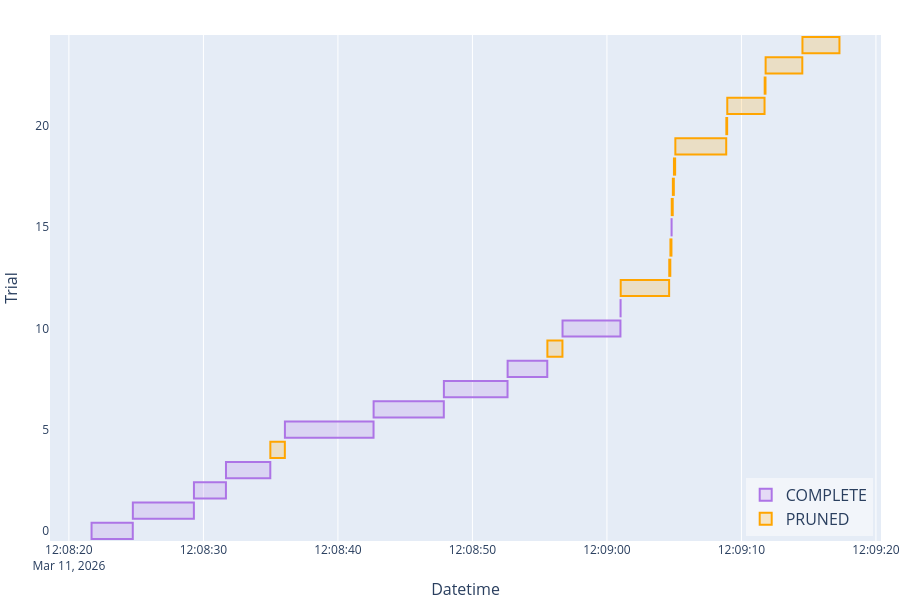

Write notebook code for a chart like this one.
### Code cell
experionml.plot_timeline()

### Figure 1 — Plotly figure (JSON) as saved in the notebook; plotly's stock layout.template omitted (floating-point values rounded to 4 significant figures)
{"data": [{"base": ["2026-03-11T12:08:21.683901", "2026-03-11T12:08:24.753359", "2026-03-11T12:08:29.296099", "2026-03-11T12:08:31.678461", "2026-03-11T12:08:36.059004", "2026-03-11T12:08:42.653714", "2026-03-11T12:08:47.877727", "2026-03-11T12:08:52.616495", "2026-03-11T12:08:56.699207", "2026-03-11T12:09:01.012145", "2026-03-11T12:09:04.805084"], "hovertemplate": "%{text}<extra>SGD</extra>", "marker": {"color": "rgba(173, 116, 230, 0.2)", "line": {"color": "rgb(173, 116, 230)", "width": 2}}, "name": "COMPLETE", "orientation": "h", "showlegend": true, "text": ["Trial: 0<br>f1: 0.9557522123893806Parâmetros:<br> --> penalty: l1<br> --> max_iter: 650", "Trial: 1<br>f1: 0.9649122807017544Parâmetros:<br> --> penalty: elasticnet<br> --> max_iter: 1050", "Trial: 2<br>f1: 0.9649122807017544Parâmetros:<br> --> penalty: elasticnet<br> --> max_iter: 500", "Trial: 3<br>f1: 0.9649122807017544Parâmetros:<br> --> penalty: None<br> --> max_iter: 700", "Trial: 5<br>f1: 0.9649122807017544Parâmetros:<br> --> penalty: None<br> --> max_iter: 1400", "Trial: 6<br>f1: 0.9649122807017544Parâmetros:<br> --> penalty: l2<br> --> max_iter: 1200", "Trial: 7<br>f1: 0.9649122807017544Parâmetros:<br> --> penalty: l2<br> --> max_iter: 1250", "Trial: 8<br>f1: 0.9649122807017544Parâmetros:<br> --> penalty: None<br> --> max_iter: 600", "Trial: 10<br>f1: 0.9739130434782609Parâmetros:<br> --> penalty: elasticnet<br> --> max_iter: 900", "Trial: 11<br>f1: 0.9739130434782609Parâmetros:<br> --> penalty: elasticnet<br> --> max_iter: 900", "Trial: 15<br>f1: 0.9649122807017544Parâmetros:<br> --> penalty: elasticnet<br> --> max_iter: 1050"], "textposition": "none", "type": "bar", "x": [3066.0, 4539.0, 2378.0, 3294.0, 6589.0, 5219.0, 4732.0, 2949.0, 4305.0, 3.098, 3.312], "xaxis": "x", "y": [0, 1, 2, 3, 5, 6, 7, 8, 10, 11, 15], "yaxis": "y"}, {"base": ["2026-03-11T12:08:34.976252", "2026-03-11T12:08:55.572829", "2026-03-11T12:09:01.023159", "2026-03-11T12:09:04.633658", "2026-03-11T12:09:04.720856", "2026-03-11T12:09:04.818017", "2026-03-11T12:09:04.901211", "2026-03-11T12:09:04.982272", "2026-03-11T12:09:05.086265", "2026-03-11T12:09:08.877893", "2026-03-11T12:09:08.947360", "2026-03-11T12:09:11.727409", "2026-03-11T12:09:11.797342", "2026-03-11T12:09:14.535632"], "hovertemplate": "%{text}<extra>SGD</extra>", "marker": {"color": "rgba(255, 165, 0, 0.2)", "line": {"color": "rgb(255, 165, 0)", "width": 2}}, "name": "PRUNED", "orientation": "h", "showlegend": true, "text": ["Trial: 4<br>f1: 0.9557522123893806Parâmetros:<br> --> penalty: l1<br> --> max_iter: 1400", "Trial: 9<br>f1: 0.9557522123893806Parâmetros:<br> --> penalty: l1<br> --> max_iter: 600", "Trial: 12<br>f1: 0.9649122807017544Parâmetros:<br> --> penalty: elasticnet<br> --> max_iter: 850", "Trial: 13<br>f1: 0.9649122807017544Parâmetros:<br> --> penalty: elasticnet<br> --> max_iter: 950", "Trial: 14<br>f1: 0.9649122807017544Parâmetros:<br> --> penalty: elasticnet<br> --> max_iter: 850", "Trial: 16<br>f1: 0.9649122807017544Parâmetros:<br> --> penalty: elasticnet<br> --> max_iter: 850", "Trial: 17<br>f1: 0.9649122807017544Parâmetros:<br> --> penalty: elasticnet<br> --> max_iter: 1200", "Trial: 18<br>f1: 0.9649122807017544Parâmetros:<br> --> penalty: l2<br> --> max_iter: 750", "Trial: 19<br>f1: 0.9649122807017544Parâmetros:<br> --> penalty: elasticnet<br> --> max_iter: 1000", "Trial: 20<br>f1: 0.9649122807017544Parâmetros:<br> --> penalty: elasticnet<br> --> max_iter: 1100", "Trial: 21<br>f1: 0.9649122807017544Parâmetros:<br> --> penalty: elasticnet<br> --> max_iter: 950", "Trial: 22<br>f1: 0.9649122807017544Parâmetros:<br> --> penalty: elasticnet<br> --> max_iter: 1100", "Trial: 23<br>f1: 0.9649122807017544Parâmetros:<br> --> penalty: elasticnet<br> --> max_iter: 800", "Trial: 24<br>f1: 0.9649122807017544Parâmetros:<br> --> penalty: elasticnet<br> --> max_iter: 950"], "textposition": "none", "type": "bar", "x": [1078.0, 1120.0, 3601.0, 77.71, 74.72, 73.87, 72.14, 87.8, 3782.0, 60.46, 2770.0, 60.39, 2728.0, 2751.0], "xaxis": "x", "y": [4, 9, 12, 13, 14, 16, 17, 18, 19, 20, 21, 22, 23, 24], "yaxis": "y"}], "layout": {"barmode": "group", "font": {"size": 12}, "height": 600, "hoverlabel": {"font": {"size": 16}}, "legend": {"bgcolor": "rgba(255, 255, 255, 0.5)", "font": {"size": 16}, "groupclick": "toggleitem", "traceorder": "grouped", "x": 0.99, "xanchor": "right", "y": 0.01, "yanchor": "bottom"}, "margin": {"b": 50, "l": 50, "pad": 0, "r": 0, "t": 35}, "showlegend": true, "title": {"font": {"size": 24}, "pad": {"b": 15, "t": 15}, "x": 0.5, "xanchor": "center", "xref": "paper", "y": 1, "yanchor": "top"}, "width": 900, "xaxis": {"anchor": "y", "automargin": true, "domain": [0.0, 1.0], "title": {"font": {"size": 16}, "text": "Datetime"}, "type": "date"}, "yaxis": {"anchor": "x", "automargin": true, "domain": [0.0, 1.0], "title": {"font": {"size": 16}, "text": "Trial"}}}}
